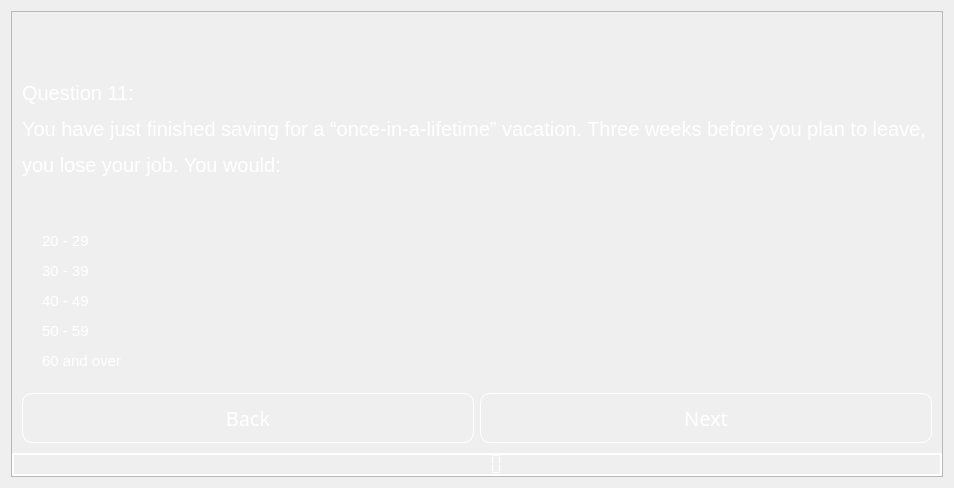
                <widget class="QWidget" name="Q_11">
                 <layout class="QVBoxLayout" name="verticalLayout_58">
                  <item>
                   <widget class="QFrame" name="frame_60">
                    <property name="frameShape">
                     <enum>QFrame::StyledPanel</enum>
                    </property>
                    <property name="frameShadow">
                     <enum>QFrame::Raised</enum>
                    </property>
                    <layout class="QVBoxLayout" name="verticalLayout_56">
                     <property name="spacing">
                      <number>0</number>
                     </property>
                     <property name="leftMargin">
                      <number>0</number>
                     </property>
                     <property name="topMargin">
                      <number>0</number>
                     </property>
                     <property name="rightMargin">
                      <number>0</number>
                     </property>
                     <property name="bottomMargin">
                      <number>0</number>
                     </property>
                     <item>
                      <widget class="QFrame" name="frame_61">
                       <property name="styleSheet">
                        <string notr="true">background:rgba(0,0,0,0);
color: rgb(255, 255, 255);</string>
                       </property>
                       <property name="frameShape">
                        <enum>QFrame::StyledPanel</enum>
                       </property>
                       <property name="frameShadow">
                        <enum>QFrame::Raised</enum>
                       </property>
                       <layout class="QVBoxLayout" name="verticalLayout_57">
                        <item>
                         <widget class="QLabel" name="label_27">
                          <property name="font">
                           <font>
                            <pointsize>15</pointsize>
                           </font>
                          </property>
                          <property name="styleSheet">
                           <string notr="true">color: rgb(255, 255, 255);</string>
                          </property>
                          <property name="text">
                           <string>&lt;html&gt;&lt;head/&gt;&lt;body&gt;&lt;p&gt;&lt;br/&gt;&lt;/p&gt;&lt;p&gt;Question 11:&lt;/p&gt;&lt;p&gt;You have just finished saving for a “once-in-a-lifetime” vacation. Three weeks before you plan to leave, &lt;/p&gt;&lt;p&gt;you lose your job. You would:&lt;br/&gt;&lt;br/&gt;&lt;/p&gt;&lt;/body&gt;&lt;/html&gt;</string>
                          </property>
                          <property name="alignment">
                           <set>Qt::AlignLeading|Qt::AlignLeft|Qt::AlignVCenter</set>
                          </property>
                         </widget>
                        </item>
                        <item>
                         <widget class="QRadioButton" name="Q1_E_12">
                          <property name="font">
                           <font>
                            <pointsize>11</pointsize>
                           </font>
                          </property>
                          <property name="text">
                           <string>20 - 29</string>
                          </property>
                         </widget>
                        </item>
                        <item>
                         <widget class="QRadioButton" name="Q1_D_12">
                          <property name="font">
                           <font>
                            <pointsize>11</pointsize>
                           </font>
                          </property>
                          <property name="text">
                           <string>30 - 39</string>
                          </property>
                         </widget>
                        </item>
                        <item>
                         <widget class="QRadioButton" name="Q1_C_12">
                          <property name="font">
                           <font>
                            <pointsize>11</pointsize>
                           </font>
                          </property>
                          <property name="text">
                           <string>40 - 49</string>
                          </property>
                         </widget>
                        </item>
                        <item>
                         <widget class="QRadioButton" name="Q1_B_12">
                          <property name="font">
                           <font>
                            <pointsize>11</pointsize>
                           </font>
                          </property>
                          <property name="text">
                           <string>50 - 59</string>
                          </property>
                         </widget>
                        </item>
                        <item>
                         <widget class="QRadioButton" name="Q1_A_12">
                          <property name="font">
                           <font>
                            <pointsize>11</pointsize>
                           </font>
                          </property>
                          <property name="text">
                           <string>60 and over</string>
                          </property>
                         </widget>
                        </item>
                       </layout>
                      </widget>
                     </item>
                     <item>
                      <widget class="QFrame" name="frame_62">
                       <property name="styleSheet">
                        <string notr="true">background:rgba(0,0,0,0);</string>
                       </property>
                       <property name="frameShape">
                        <enum>QFrame::StyledPanel</enum>
                       </property>
                       <property name="frameShadow">
                        <enum>QFrame::Raised</enum>
                       </property>
                       <layout class="QHBoxLayout" name="horizontalLayout_18">
                        <item>
                         <widget class="QPushButton" name="btn_back_Q11">
                          <property name="minimumSize">
                           <size>
                            <width>0</width>
                            <height>50</height>
                           </size>
                          </property>
                          <property name="maximumSize">
                           <size>
                            <width>500</width>
                            <height>16777215</height>
                           </size>
                          </property>
                          <property name="font">
                           <font>
                            <family>century gothic</family>
                            <pointsize>15</pointsize>
                           </font>
                          </property>
                          <property name="styleSheet">
                           <string notr="true">QPushButton
{
	background: transparent;
	border-radius: 10px;
	color: rgb(255, 255, 255);
	border: 1px solid rgb(255, 255, 255)
}

QPushButton:hover
{
	background-color: rgb(0, 170, 255);
}</string>
                          </property>
                          <property name="text">
                           <string>Back</string>
                          </property>
                         </widget>
                        </item>
                        <item>
                         <widget class="QPushButton" name="btn_result">
                          <property name="minimumSize">
                           <size>
                            <width>0</width>
                            <height>50</height>
                           </size>
                          </property>
                          <property name="maximumSize">
                           <size>
                            <width>500</width>
                            <height>16777215</height>
                           </size>
                          </property>
                          <property name="font">
                           <font>
                            <family>century gothic</family>
                            <pointsize>15</pointsize>
                           </font>
                          </property>
                          <property name="styleSheet">
                           <string notr="true">QPushButton
{
	background: transparent;
	border-radius: 10px;
	color: rgb(255, 255, 255);
	border: 1px solid rgb(255, 255, 255)
}

QPushButton:hover
{
	background-color: rgb(0, 170, 255);
}</string>
                          </property>
                          <property name="text">
                           <string>Next</string>
                          </property>
                         </widget>
                        </item>
                       </layout>
                      </widget>
                     </item>
                     <item>
                      <widget class="QLCDNumber" name="lcdNumber_12">
                       <property name="maximumSize">
                        <size>
                         <width>16777215</width>
                         <height>200</height>
                        </size>
                       </property>
                       <property name="font">
                        <font>
                         <pointsize>10</pointsize>
                        </font>
                       </property>
                       <property name="styleSheet">
                        <string notr="true">color: rgb(255, 255, 255);</string>
                       </property>
                       <property name="frameShape">
                        <enum>QFrame::WinPanel</enum>
                       </property>
                       <property name="frameShadow">
                        <enum>QFrame::Plain</enum>
                       </property>
                       <property name="segmentStyle">
                        <enum>QLCDNumber::Flat</enum>
                       </property>
                       <property name="intValue" stdset="0">
                        <number>0</number>
                       </property>
                      </widget>
                     </item>
                    </layout>
                   </widget>
                  </item>
                 </layout>
                </widget>
